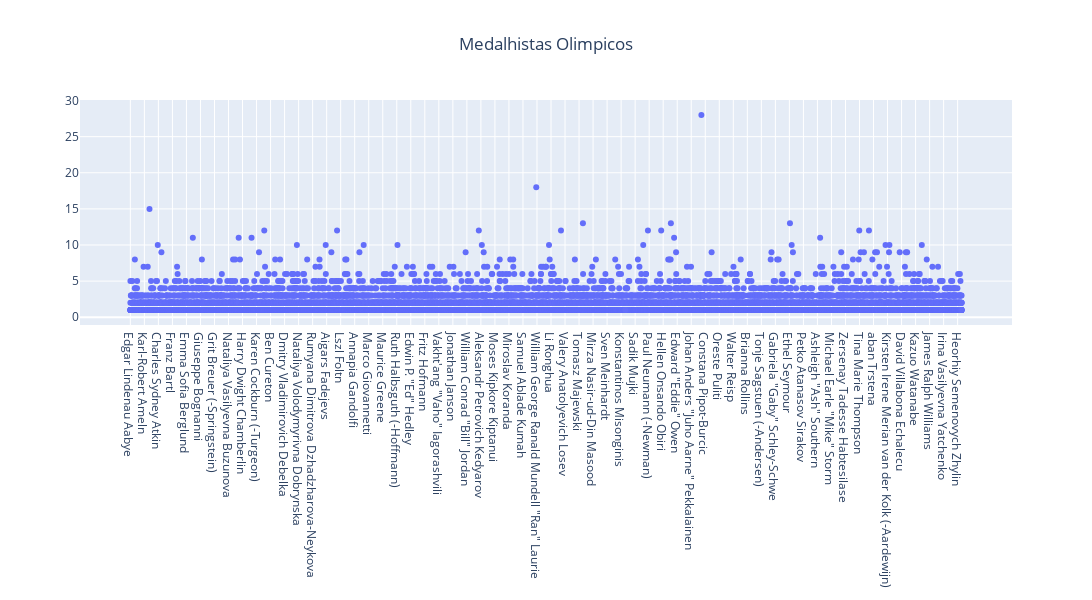

Write notebook code for a chart like this one.
### Code cell
from plotly.subplots import make_subplots
import plotly.graph_objects as go

fig = make_subplots(rows=1, cols=1)

fig.append_trace(go.Scatter(
    x=df_global_medalists_groupby['Name'],
    y=df_global_medalists_groupby['Medal'],
    mode='markers',
), row=1, col=1)


fig.update_layout(height=600, width=1250, title_text="Medalhistas Olimpicos", title_x=0.5)
fig.show()

### Figure 1 — Plotly figure (JSON) as saved in the notebook; plotly's stock layout.template omitted (floating-point values rounded to 4 significant figures; data arrays with more than 128 entries replaced by an {"elided": "..."} marker saying what was removed)
{"data": [{"mode": "markers", "type": "scatter", "x": {"elided": "24584 str values"}, "xaxis": "x", "y": {"elided": "24584 int values"}, "yaxis": "y"}], "layout": {"height": 600, "title": {"text": "Medalhistas Olimpicos", "x": 0.5}, "width": 1250, "xaxis": {"anchor": "y", "autorange": true, "domain": [0, 1], "range": [-1469.0, 26010.0], "type": "category"}, "yaxis": {"anchor": "x", "autorange": true, "domain": [0, 1], "range": [-1.358, 30.36], "type": "linear"}}}
